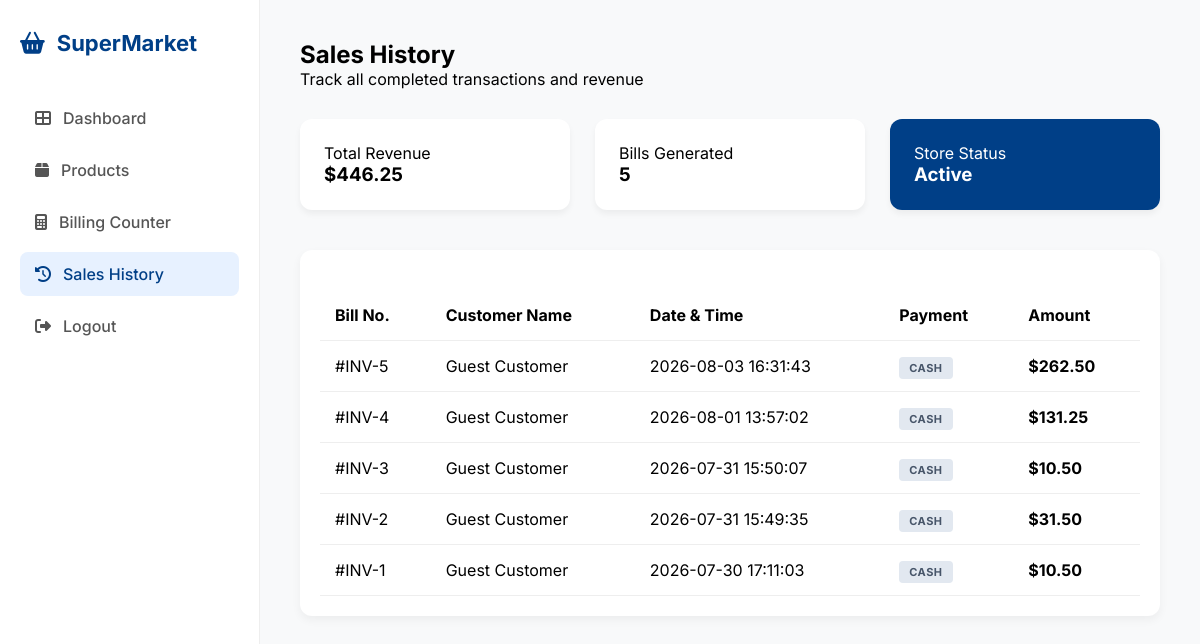
Before: /history (signed in) with the older database file.
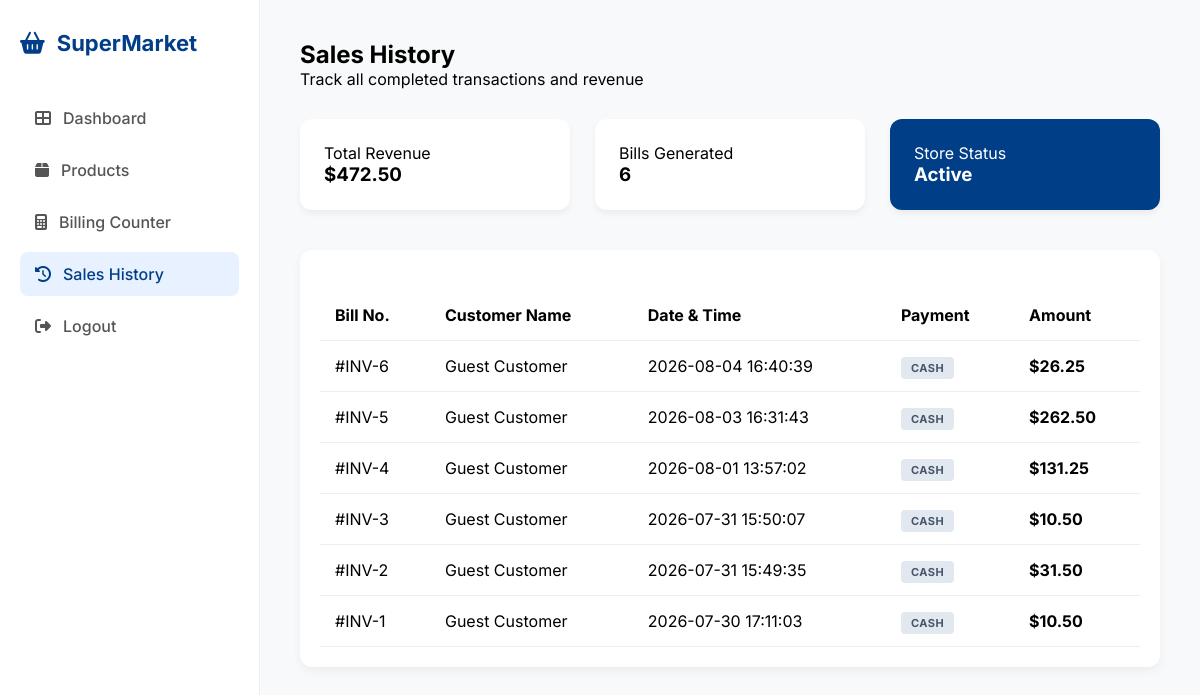
After: the same page with the newer database file.
### tables this page shows
CREATE TABLE sales (
            id INTEGER PRIMARY KEY AUTOINCREMENT,
            customer_name TEXT,
            total_amount REAL,
            date_time DATETIME DEFAULT CURRENT_TIMESTAMP
        );

### app.py (the view)
@app.route('/history')
def history():
    if 'user' not in session:
        return redirect(url_for('login'))
    conn = get_db_connection()
    all_sales = conn.execute('SELECT * FROM sales ORDER BY id DESC').fetchall()
    total_revenue = 0
    for sale in all_sales:
        total_revenue += sale['total_amount']
    bill_count = len(all_sales)
    conn.close()
    return render_template('history.html', sales=all_sales, total=total_revenue, count=bill_count)

### app.py (called while the page is built)
def get_db_connection():
    conn = sqlite3.connect('supermarket.db')
    conn.row_factory = sqlite3.Row
    return conn

### templates/history.html (shortened to what this page needs)
<!DOCTYPE html>
<html lang="en">
<head>
    <link rel="stylesheet" href="https://cdnjs.cloudflare.com/ajax/libs/font-awesome/6.4.0/css/all.min.css">
    <link rel="stylesheet" href="{{ url_for('static', filename='style.css') }}">
</head>
<body class="dashboard-page">
    <div class="dashboard-wrapper">
        <aside class="sidebar">
            <div class="sidebar-brand">
                <i class="fas fa-shopping-basket"></i>
                <span>SuperMarket</span>
            </div>
            <nav class="nav-links">
                <a href="/dashboard" class="nav-item"><i class="fas fa-th-large"></i> Dashboard</a>
                <a href="/products" class="nav-item"><i class="fas fa-box"></i> Products</a>
                <a href="/billing" class="nav-item"><i class="fas fa-calculator"></i> Billing Counter</a>
                <a href="/history" class="nav-item active"><i class="fas fa-history"></i> Sales History</a>
            </nav>
            <div class="sidebar-footer">
                <a href="/logout" class="nav-item"><i class="fas fa-sign-out-alt"></i> Logout</a>
            </div>
        </aside>
        <main class="main-content">
            <header class="top-header">
                <div class="header-info">
                    <h2>Sales History</h2>
                    <p>Track all completed transactions and revenue</p>
                </div>
            </header>
            <div class="stats-grid">
                <div class="stat-card">
                    <p>Total Revenue</p>
                    <h3>${{ "%.2f"|format(total) }}</h3>
                </div>
                <div class="stat-card">
                    <p>Bills Generated</p>
                    <h3>{{ count }}</h3>
                </div>
                <div class="stat-card blue-card">
                    <p>Store Status</p>
                    <h3>Active</h3>
                </div>
            </div>
            <div class="history-table-card">
                <table class="data-table">
                    <thead>
                        <tr>
                            <th>Bill No.</th>
                            <th>Customer Name</th>
                            <th>Date & Time</th>
                            <th>Payment</th>
                            <th>Amount</th>
                        </tr>
                    </thead>
                    <tbody>
                        {% for sale in sales %}
                        <tr>
                            <td>#INV-{{ sale['id'] }}</td>
                            <td>{{ sale['customer_name'] }}</td>
                            <td>{{ sale['date_time'] }}</td>
                            <td><span class="pay-badge cash">CASH</span></td>
                            <td><strong>${{ "%.2f"|format(sale['total_amount']) }}</strong></td>
                        </tr>
                        {% endfor %}
                    </tbody>
                </table>
            </div>
        </main>
    </div>
</body>
</html>

Changed rows visible on the page:
added sales: id "6", customer_name "Guest Customer", date_time "2026-08-04 16:40:39", total_amount "26.25"
Other visible differences:
{{ "%.2f"|format(total) }}: "446.25" → "472.50"
{{ count }}: "5" → "6"
